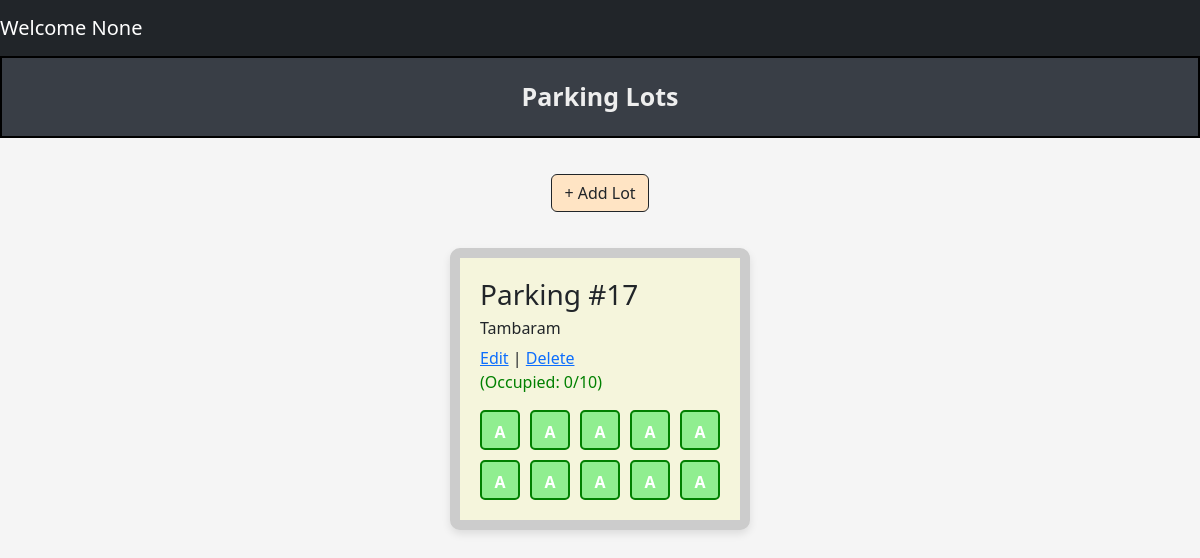
Before: /admin/dashboard with the older database file.
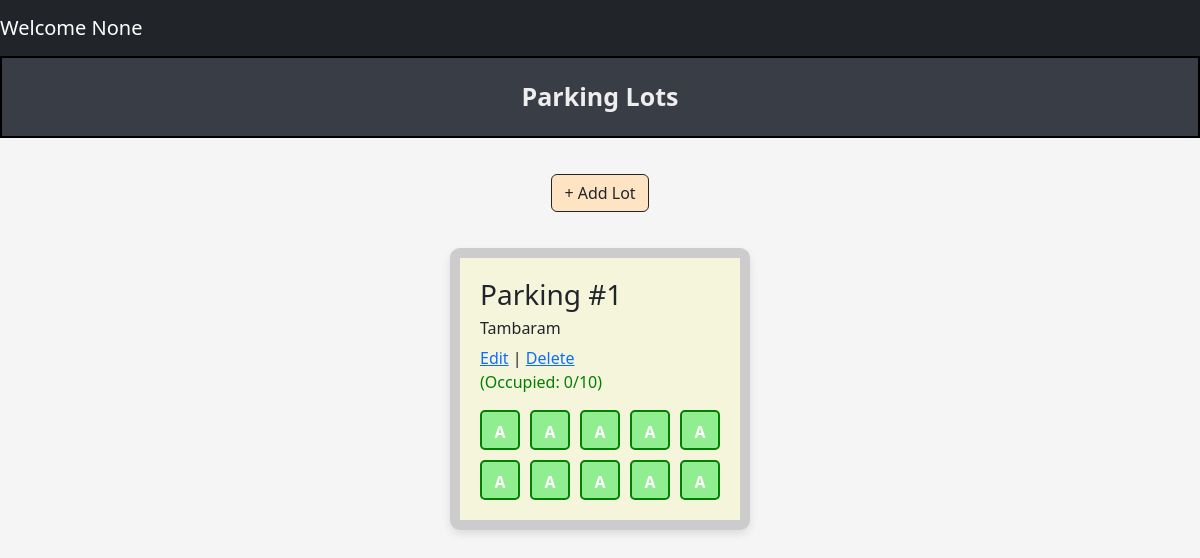
After: the same page with the newer database file.
### tables this page shows
CREATE TABLE ParkingLot (
            lot_id INTEGER PRIMARY KEY AUTOINCREMENT,
            location_name TEXT NOT NULL,
            address TEXT NOT NULL,
            pincode TEXT NOT NULL,
            price INTEGER NOT NULL, 
            maxSpots INTEGER NOT NULL
        );

CREATE TABLE ParkingSpots (
        lot_id INTEGER NOT NULL,
        spot_id INTEGER,  -- Optional: to identify spot within a lot
        status TEXT CHECK(status IN ('O', 'A')) NOT NULL DEFAULT 'A',
        FOREIGN KEY (lot_id) REFERENCES ParkingLot(lot_id) ON DELETE CASCADE
        );

### controllers/admin_controller.py (the view)
@admin.route("/admin/dashboard", methods = ['GET','POST'])
def dashboard():
    def getOccupiedValue(spots):
        occupied = 0
        for s in spots:
            if s[2] == 'O': #Getting status
                occupied = occupied+1
        return occupied
    lots = get_all_parking_lots()
    print(lots)
    all_parking_lots = []
    for lot in lots:
        lot_id = lot[0]
        spots = get_all_parking_spots(lot_id)
        total = len(spots)
        occupied = getOccupiedValue(spots)
        available = total - occupied
        all_parking_lots.append({
            "lot": lot,
            "spots": spots,
            "total": total,
            "occupied": occupied,
            "available": available,
        })
    print(all_parking_lots)
    return render_template("dashboard/admin_dashboard.html", lots_data = all_parking_lots)

### models/parking_lot.py (called while the page is built)
def get_all_parking_lots():
    connection = sqlite3.connect(DATABASE_PARKING)
    cur = connection.cursor()
    cur.execute(''' Select * from ParkingLot ''')
    lots = cur.fetchall()
    connection.commit()
    connection.close()
    return lots

def get_all_parking_spots(lot_id):
    connection = sqlite3.connect(DATABASE_PARKING)
    cur = connection.cursor()
    cur.execute('''
                    Select * from ParkingSpots where lot_id = (?)
                ''', (lot_id,))
    spots = cur.fetchall()
    connection.commit()
    connection.close()
    return spots

### templates/dashboard/admin_dashboard.html
{% extends "navbar.html" %}
{% block content %}
 <div class="title"> Parking Lots </div>
<div class="mt-auto p-3 text-center">
  <button type="button" class="btn btn-outline-dark btn_add_lot" onclick="window.location.href='/admin/addlot'">
    + Add Lot
  </button>
</div>
<div class=" d-flex flex-row align-content-center justify-content-evenly" style="margin-left: 100;">
  {% for lot in lots_data %}
    <div class="parking_lot">
      <h3>Parking #{{ lot.lot[0] }}</h3>
      <h6> {{lot.lot[2]}} </h6>
      <a href='/admin/edit?lot_id={{ lot.lot[0] }}'>Edit</a> |
      <a href="/admin/delete?lot_id={{ lot.lot[0] }}">Delete</a>
      <p style="color: green;">(Occupied: {{ lot.occupied }}/{{ lot.total }})</p>
      <div class="spot">
        {% for spot in lot.spots %}
          {% if spot[2] == 'O' %}
            <div onclick="window.location.href='/admin/viewSpot?spot_id={{ spot[1] }}&lot_id={{ lot.lot[0] }}&status={{ spot[2] }}'" class="occupied">O</div>
          {% else %}
            <div onclick="window.location.href='/admin/viewSpot?spot_id={{ spot[1] }}&lot_id={{ lot.lot[0] }}&status={{ spot[2] }}'" class="available">A</div>
          {% endif %}
        {% endfor %}
      </div>
    </div>
  {% endfor %}
</div>
{% endblock %}

Changed rows visible on the page:
removed ParkingLot: lot_id "17", address "Tambaram"
added ParkingLot: lot_id "1", address "Tambaram"
Other visible differences:
new list line: "Parking # Edit | Delete (Occupied: 0 / 10 )"
list line gone: "Parking # Edit | Delete (Occupied: 0 / 10 )"
